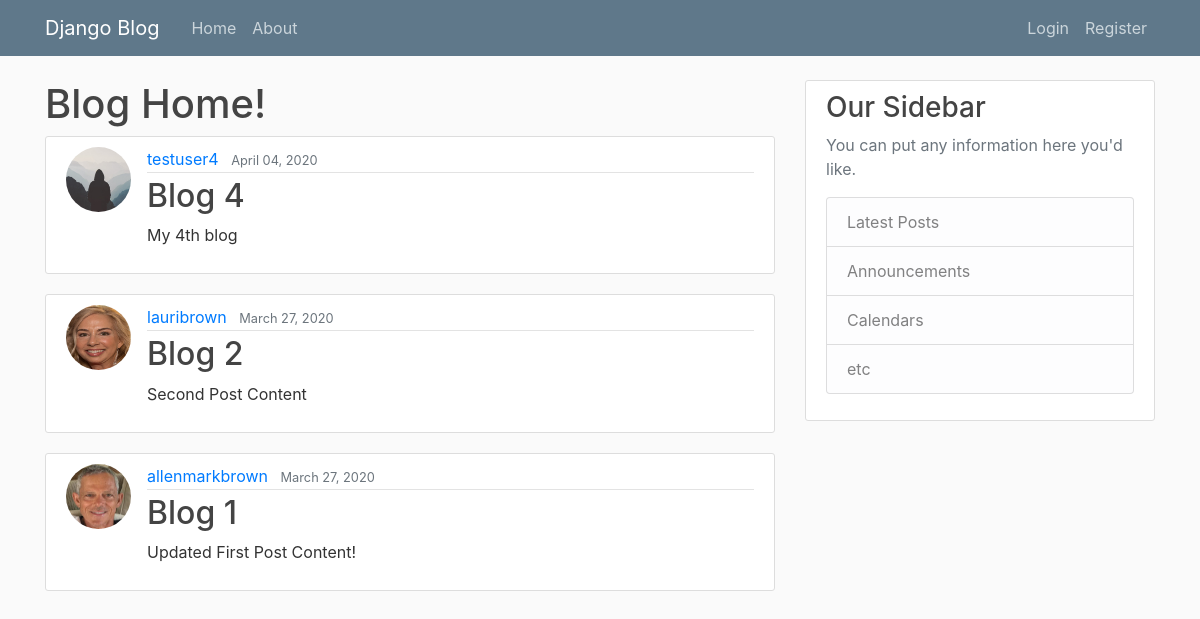
Before: / with the older database file.
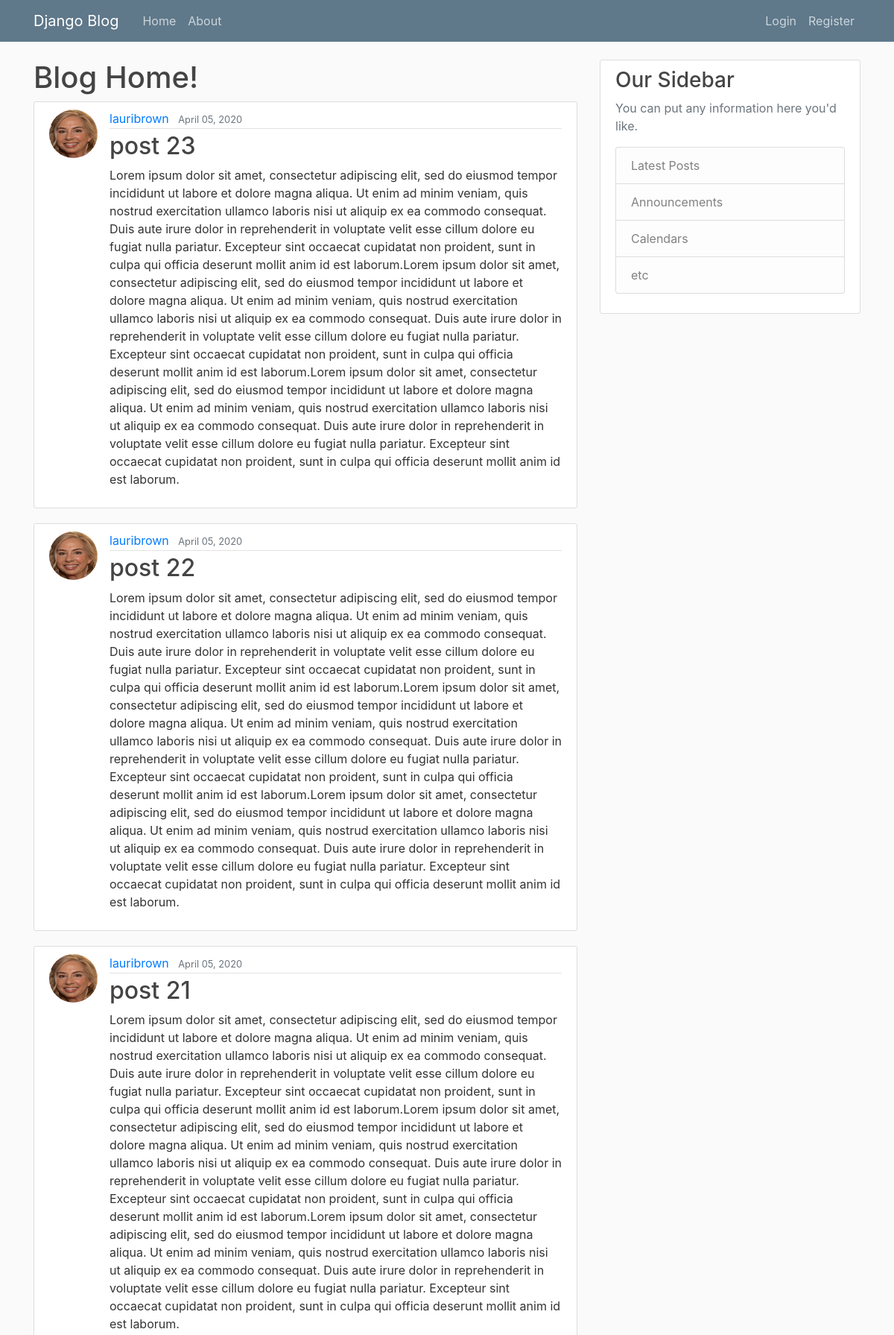
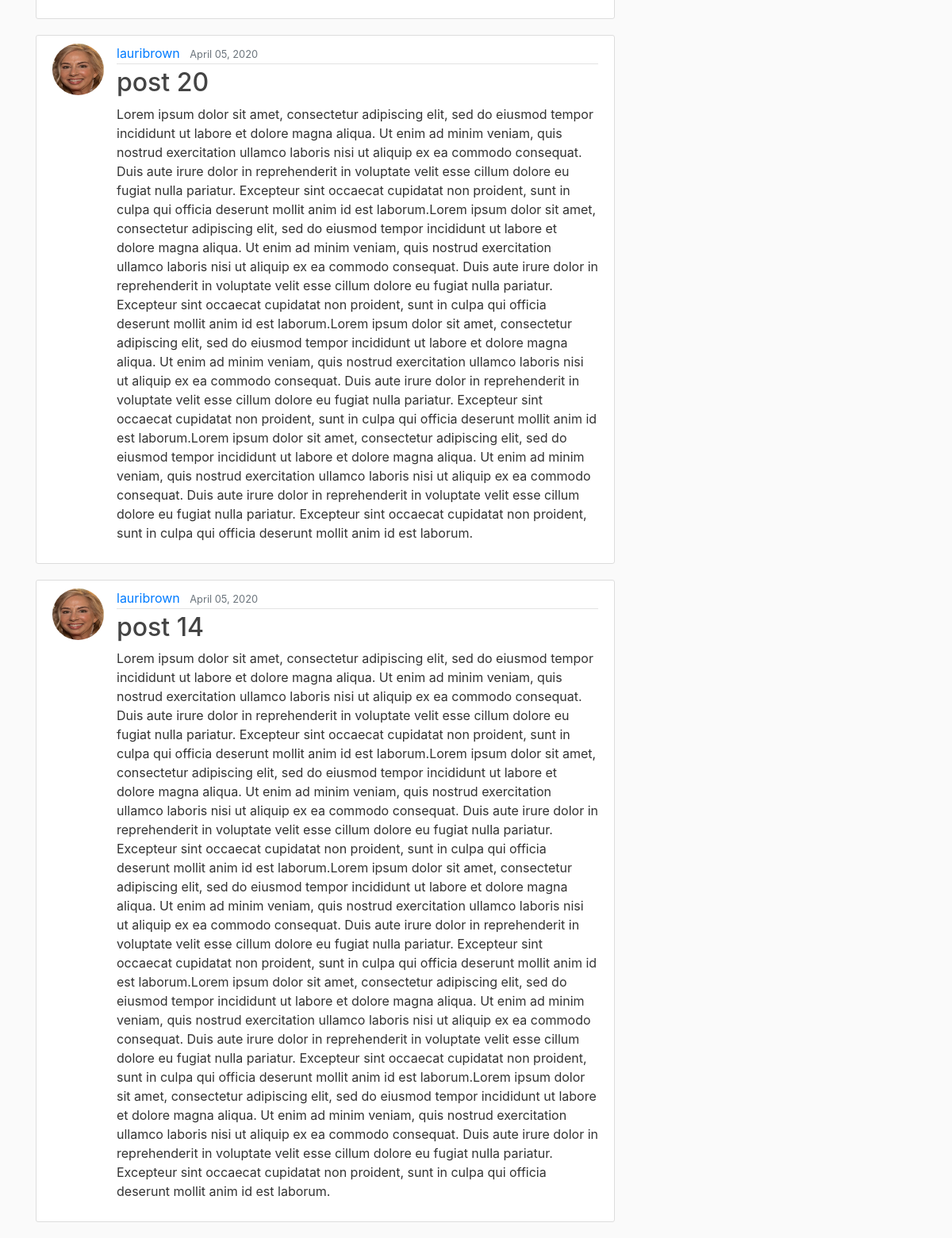
After: the same page with the newer database file (2 pictures, top to bottom).
### blog/models.py (models this page shows, shortened)
class Post(models.Model):
    title = models.CharField(max_length=100)
    content = models.TextField()
    date_posted = models.DateTimeField(default=timezone.now)
    author = models.ForeignKey(User, on_delete=models.CASCADE)

### users/models.py (models this page shows, shortened)
class Profile(models.Model):
    user = models.OneToOneField(User, on_delete=models.CASCADE)
    image = models.ImageField(default='default.jpg', upload_to='profile_pics')

### blog/views.py (the view)
# urls.py: path('', PostListView.as_view(), name='blog-home'),
class PostListView(ListView):
    model = Post
    template_name = 'blog/home.html'  # <app>/<model>_<viewtype>.html
    context_object_name = 'posts'
    ordering = ['-date_posted']
    paginate_by = 5

### blog/templates/blog/home.html
{% extends "blog/base.html" %}
{% block content %}
	<h1> Blog Home!</h1>
	{% for post in posts %}
		<article class="media content-section">
			<img class="rounded-circle article-img" src=" {{ post.author.profile.image.url }}">
		  	<div class="media-body">
			    <div class="article-metadata">
			      <a class="mr-2" href="#">{{ post.author }}</a>
			      <small class="text-muted">{{ post.date_posted|date:"F d, Y" }}</small>
			    </div>
			    <h2><a class="article-title" href="{% url 'post-detail' post.id %}">{{ post.title }}</a></h2>
			    <p class="article-content">{{ post.content }}</p>
		  </div>
		</article>
	{% endfor %}
{% endblock content %}

Changed rows visible on the page:
no longer on this page (row unchanged): Post: author.profile.image (placeholder picture), author "testuser4", date_posted "April 04, 2020", title "Blog 4", content "My 4th blog"
no longer on this page (row unchanged): Post: author.profile.image (picture), author "lauribrown", date_posted "March 27, 2020", title "Blog 2", content "Second Post Content"
no longer on this page (row edited): Post: author.profile.image (picture), author "allenmarkbrown", date_posted "March 27, 2020", title "Blog 1", content "Updated First Post Content!"
added Post: author.profile.image (picture), author "lauribrown", date_posted "April 05, 2020", title "post 23", content "Lorem ipsum dolor sit amet, consectetur adipiscing elit, sed do eiusmod tempor incididunt ut labore et dolore magna aliqua. Ut enim ad minim veniam, quis nostrud exercitation ullamco laboris nisi ut aliquip ex ea commodo consequat. Duis aute irure dolor in reprehenderit in voluptate velit esse cillum dolore eu fugiat nulla pariatur. Excepteur sint occaecat cupidatat non proident, sunt in culpa qui officia deserunt mollit anim id est laborum.Lorem ipsum dolor sit amet, consectetur adipiscing elit, sed do eiusmod tempor incididunt ut labore et dolore magna aliqua. Ut enim ad minim veniam, quis nostrud exercitation ullamco laboris nisi ut aliquip ex ea commodo consequat. Duis aute irure dolor…"
added Post: author.profile.image (picture), author "lauribrown", date_posted "April 05, 2020", title "post 22", content "Lorem ipsum dolor sit amet, consectetur adipiscing elit, sed do eiusmod tempor incididunt ut labore et dolore magna aliqua. Ut enim ad minim veniam, quis nostrud exercitation ullamco laboris nisi ut aliquip ex ea commodo consequat. Duis aute irure dolor in reprehenderit in voluptate velit esse cillum dolore eu fugiat nulla pariatur. Excepteur sint occaecat cupidatat non proident, sunt in culpa qui officia deserunt mollit anim id est laborum.Lorem ipsum dolor sit amet, consectetur adipiscing elit, sed do eiusmod tempor incididunt ut labore et dolore magna aliqua. Ut enim ad minim veniam, quis nostrud exercitation ullamco laboris nisi ut aliquip ex ea commodo consequat. Duis aute irure dolor…"
added Post: author.profile.image (picture), author "lauribrown", date_posted "April 05, 2020", title "post 21", content "Lorem ipsum dolor sit amet, consectetur adipiscing elit, sed do eiusmod tempor incididunt ut labore et dolore magna aliqua. Ut enim ad minim veniam, quis nostrud exercitation ullamco laboris nisi ut aliquip ex ea commodo consequat. Duis aute irure dolor in reprehenderit in voluptate velit esse cillum dolore eu fugiat nulla pariatur. Excepteur sint occaecat cupidatat non proident, sunt in culpa qui officia deserunt mollit anim id est laborum.Lorem ipsum dolor sit amet, consectetur adipiscing elit, sed do eiusmod tempor incididunt ut labore et dolore magna aliqua. Ut enim ad minim veniam, quis nostrud exercitation ullamco laboris nisi ut aliquip ex ea commodo consequat. Duis aute irure dolor…"
added Post: author.profile.image (picture), author "lauribrown", date_posted "April 05, 2020", title "post 20", content "Lorem ipsum dolor sit amet, consectetur adipiscing elit, sed do eiusmod tempor incididunt ut labore et dolore magna aliqua. Ut enim ad minim veniam, quis nostrud exercitation ullamco laboris nisi ut aliquip ex ea commodo consequat. Duis aute irure dolor in reprehenderit in voluptate velit esse cillum dolore eu fugiat nulla pariatur. Excepteur sint occaecat cupidatat non proident, sunt in culpa qui officia deserunt mollit anim id est laborum.Lorem ipsum dolor sit amet, consectetur adipiscing elit, sed do eiusmod tempor incididunt ut labore et dolore magna aliqua. Ut enim ad minim veniam, quis nostrud exercitation ullamco laboris nisi ut aliquip ex ea commodo consequat. Duis aute irure dolor…"
added Post: author.profile.image (picture), author "lauribrown", date_posted "April 05, 2020", title "post 14", content "Lorem ipsum dolor sit amet, consectetur adipiscing elit, sed do eiusmod tempor incididunt ut labore et dolore magna aliqua. Ut enim ad minim veniam, quis nostrud exercitation ullamco laboris nisi ut aliquip ex ea commodo consequat. Duis aute irure dolor in reprehenderit in voluptate velit esse cillum dolore eu fugiat nulla pariatur. Excepteur sint occaecat cupidatat non proident, sunt in culpa qui officia deserunt mollit anim id est laborum.Lorem ipsum dolor sit amet, consectetur adipiscing elit, sed do eiusmod tempor incididunt ut labore et dolore magna aliqua. Ut enim ad minim veniam, quis nostrud exercitation ullamco laboris nisi ut aliquip ex ea commodo consequat. Duis aute irure dolor…"
